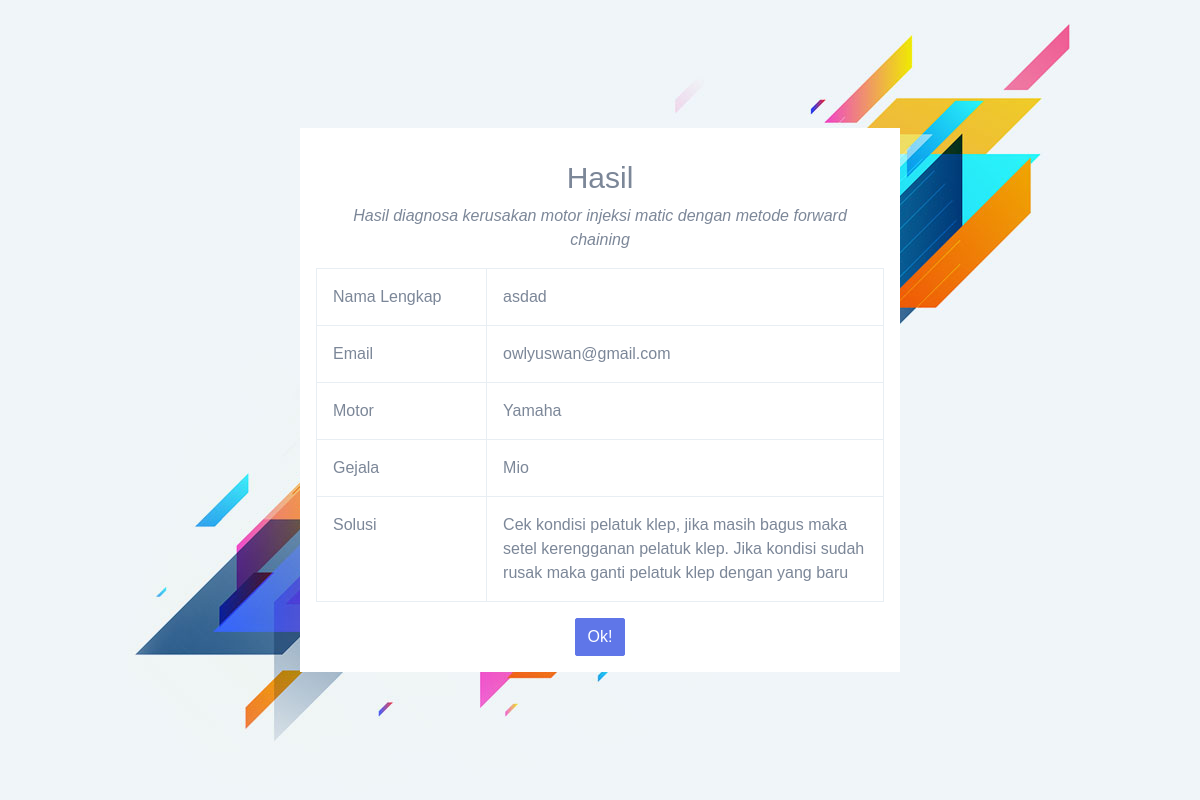
Page /index.php/konsultasi/hasil on the committed database.
### tables this page shows
CREATE TABLE `user` (
  `id` int(11) NOT NULL,
  `nama` varchar(50) NOT NULL,
  `email` varchar(50) NOT NULL,
  `merek` varchar(50) NOT NULL,
  `seri` varchar(50) NOT NULL,
  `kerusakan_kode` varchar(5) NOT NULL
);

CREATE TABLE `kerusakan` (
  `id_kerusakan` int(11) NOT NULL,
  `kode_kerusakan` varchar(3) NOT NULL,
  `kerusakan` varchar(1000) NOT NULL,
  `solusi` varchar(1000) NOT NULL
);

### application/controllers/Konsultasi.php (called while the page is built, shortened)
<?php
class Konsultasi extends CI_Controller
{
    public function hasil()
    {
        $data['title'] = 'hasil';
        $id = $this->user->getId() - 1;
        $data['hasil'] = $this->user->getHasil($id);
        $this->load->view('konsultasi/hasil', $data);
    }
}

### index.php (called while the page is built, shortened)
<?php
require_once BASEPATH.'core/CodeIgniter.php';

### application/models/User_model.php (called while the page is built, shortened)
<?php
class User_model extends CI_model
{
    public function getHasil($id)
    {
        $this->db->select('*');
        $this->db->from('user');
        $this->db->join('kerusakan', 'kerusakan.kode_kerusakan = user.kerusakan_kode');
        $this->db->where('user.id', $id);
        return $this->db->get()->row_array();
    }
    public function getId()
    {
        $this->db->select_max('id', 'id');
        $query = $this->db->get('user')->row_array();
        $data = $query['id'];
        $kode = (int) substr($data, 0);
        $kode++;
        return $kode;
    }
}

### application/views/konsultasi/hasil.php (the view, shortened to what this page needs)
<!DOCTYPE html>
<html dir="ltr">
<head>
    <link href="<?= base_url() ?>files/dist/css/style.min.css" rel="stylesheet">
</head>
<body>
    <div class="main-wrapper">
        <div class="auth-wrapper d-flex no-block justify-content-center align-items-center position-relative" style="background:url(<?= base_url() ?>files/assets/images/big/auth-bg.jpg) no-repeat center center;">
            <div class="col-sm-6 bg-white">
                <div class="p-3">
                    <h2 class="mt-3 text-center">Hasil</h2>
                    <p class="text-center"><i>Hasil diagnosa kerusakan motor injeksi matic dengan metode forward chaining</i></p>
                    <div class="row">
                        <table border="1" class="table table-bordered">
                            <tr>
                                <td width="30%">Nama Lengkap</td>
                                <td><?= $hasil['nama'] ?></td>
                            </tr>
                            <tr>
                                <td width="30%">Email</td>
                                <td><?= $hasil['email'] ?></td>
                            </tr>
                            <tr>
                                <td width="30%">Motor</td>
                                <td><?= $hasil['merek'] ?></td>
                            </tr>
                            <tr>
                                <td width="30%">Gejala</td>
                                <td><?= $hasil['seri'] ?></td>
                            </tr>
                            <tr>
                                <td width="30%">Solusi</td>
                                <td><?= $hasil['solusi'] ?></td>
                            </tr>
                        </table>
                    </div>
                    <div class="text-center">
                        <a href="<?= base_url('konsultasi') ?>" class="btn btn-primary">Ok!</a>
                    </div>
                </div>
            </div>
        </div>
    </div>
</body>
</html>

### rows in the picture
user: nama "asdad", email "owlyuswan@gmail.com", merek "Yamaha", seri "Mio", kerusakan.solusi "Cek kondisi pelatuk klep, jika masih bagus maka setel kerengganan pelatuk klep. Jika kondisi sudah rusak maka ganti pelatuk klep dengan yang baru"
